Frame 1 (no input): blank canvas, image omitted
Frame 60 (no input): blank canvas, image omitted
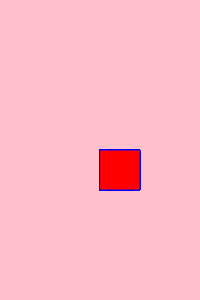
Frame 120 (the mouse pressed at the canvas centre since frame 60)

The p5.js sketch whose frames 1 and 60 were blank and that drew this single picture after the mouse press (run headless with seeded random() and noise() and a simulated clock; from frame 60 on, the mouse is pressed at the canvas centre):

// p5.js sketch
// ── sketch.js
function setup() {
  createCanvas(200, 300);
  background("pink");//função para pintar o fundo
}

function draw() {
 stroke("blue");//altera a cor da borda do desenho
  fill("red");//altera a cor do preenchimento do desenho
  

  if(mouseIsPressed) {
 rect(mouseX, mouseY, 40 ,40); 
}   
}
